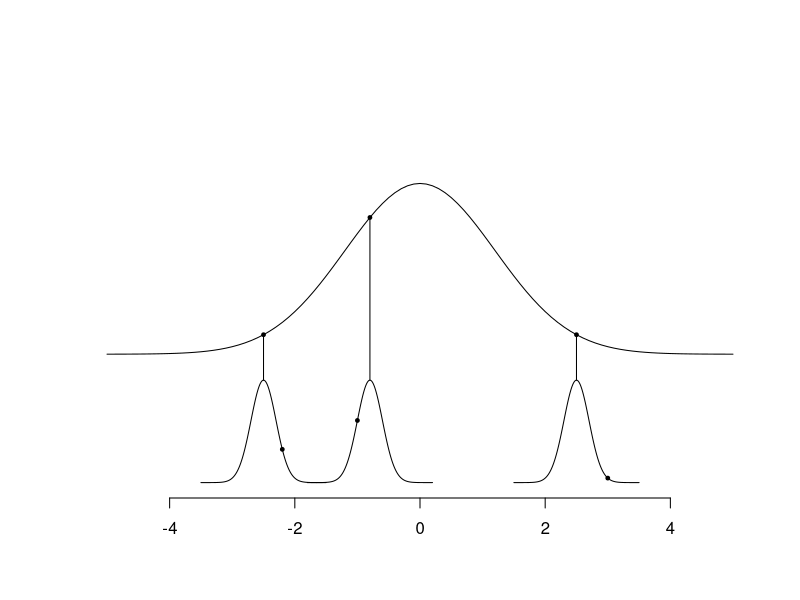

The R source for this figure:

plot(NULL, xlim = c(-5, 5), ylim = c(0, 1.5), axes = F, ylab = "", xlab = "")
axis(side = 1)

x   = c(-2.2, -1, 3) 
mus = c(-2.5,  -0.8, 2.5)
dotHeights = c(0, 0, 0)

for(i in 1:3){
  xcoord = seq(mus[i] - 1, mus[i] + 1, 0.01)
  ycoord = dnorm(xcoord, mus[i], 0.2) * 0.2
  points(x[i], dnorm(x[i], mus[i], 0.2) * 0.2, pch = 19, cex = 0.5)
  points(xcoord, ycoord, type = "l")
}

xcoord = seq(-5, 5, 0.1)
ycoord = dnorm(xcoord, 0, 1.2) * 2 + 0.5
points(xcoord, ycoord, type = "l")

points(mus, dnorm(mus, 0, 1.2) *2 + 0.5, pch = 19, cex = 0.5)

for(i in 1:3){
  lines(
    c(mus[i], mus[i]), 
    c(dnorm(mus[i], mus[i], 0.2) * 0.2, dnorm(mus[i], 0, 1.2) *2 + 0.5))
}

#curve(dnorm(x), -5, 5, bty = "l", ylab = "Density", 
#      xlab = "x")


